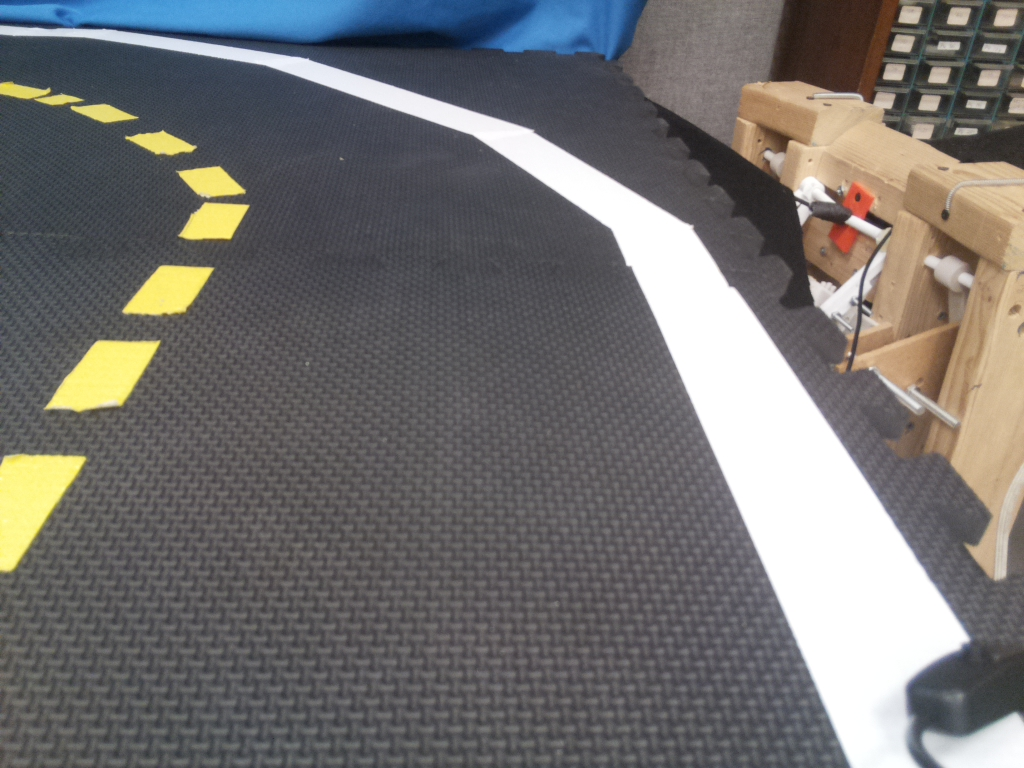
#> input picture peripherals/camera/image.jpg, 1024 x 768 px
$ python -i greenFilter.py   (imports and definitions only)
#> lines starting #> are read from the running program, lines starting #| are printed output that depends on the picture; after the words box and inside, x2 and y2 are one past the last pixel; in counts of white or black regions, pixels touching at a corner belong together
import io
import time

import cv2
import numpy as np
from picamera import PiCamera


def convert_hls(image):
    return cv2.cvtColor(image, cv2.COLOR_RGB2HLS)
#> returned value: shape (768, 1024, 3); mean of channels 0, 1, 2 88.3, 113.6, 30.2


def select_green(image):
    converted = convert_hls(image)
    # yellow color mask
    lower = np.uint8([50, 0, 50])
    upper = np.uint8([80, 200, 200])
    green_mask = cv2.inRange(converted, lower, upper)
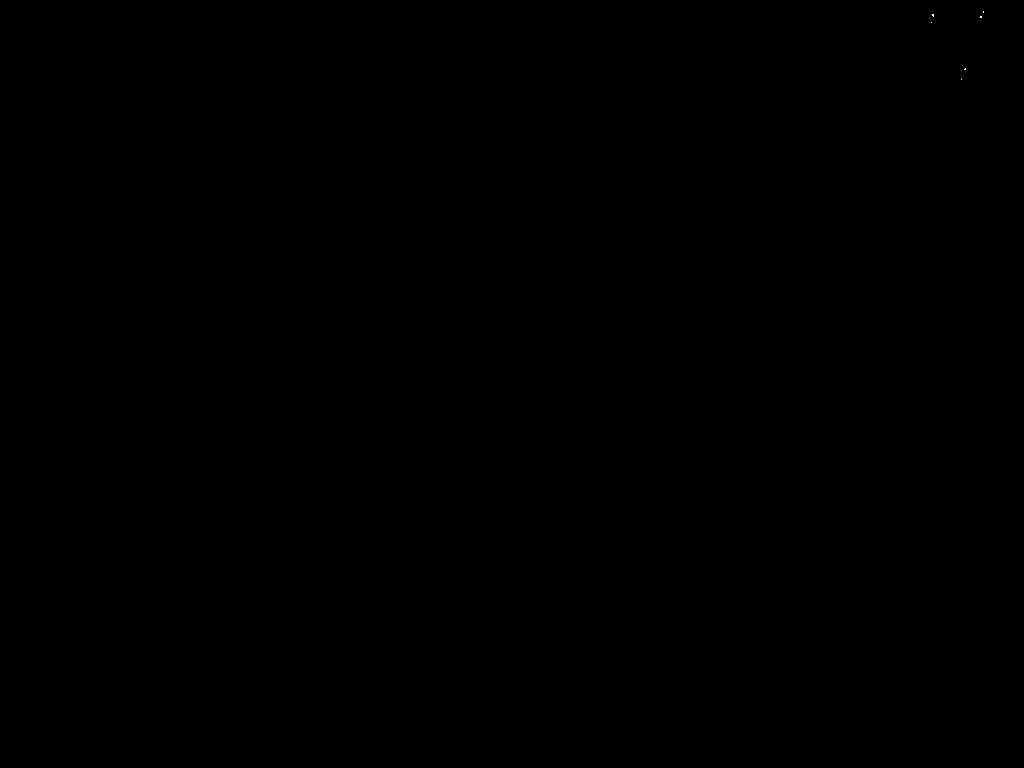
#> green_mask: shape (768, 1024); 0% white in thin lines or dots, all inside (x1, y1, x2, y2) = (931, 11, 984, 80)
    return cv2.bitwise_and(image, image, mask=green_mask)


# Create the in-memory stream
stream = io.BytesIO()
# [5 lines not run here, left out]
# Construct a numpy array from the stream
data = np.fromstring(stream.getvalue(), dtype=np.uint8)
# "Decode" the image from the array, preserving colour
# [1 line that did not run here, left out]
# OpenCV returns an array with data in BGR order. If you want RGB instead
# use the following...
# image = image[:, :, ::-1]
# [1 line that did not run here, left out]
# [1 line that did not run here, left out]
# [2 lines not run here, left out]

>>> import cv2
>>> picture = cv2.cvtColor(cv2.imread('image.jpg'), cv2.COLOR_BGR2RGB)
>>> result = select_green(picture)
